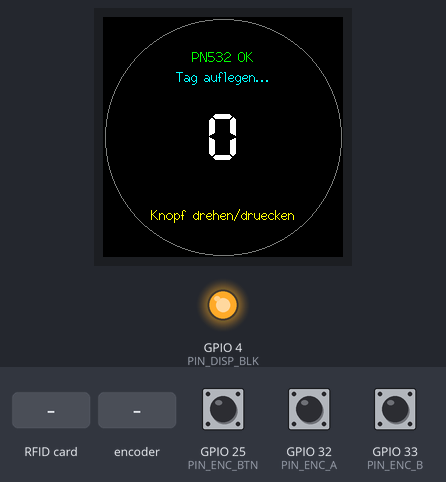
Bench run of a program on a simulated ESP32. Parts: 240×240 colour display, output pins drawn as LEDs (lit = HIGH). The test bench sets the inputs (shaded band); at power-on: GPIO 25 (PIN_ENC_BTN) HIGH, GPIO 32 (PIN_ENC_A) HIGH, GPIO 33 (PIN_ENC_B) HIGH. What the program prints to the serial monitor is not drawn.

Above: at 3.3 s.
3.4 s: GPIO 25 (PIN_ENC_BTN) pulled LOW for 0.15 s
At 3.59 s:
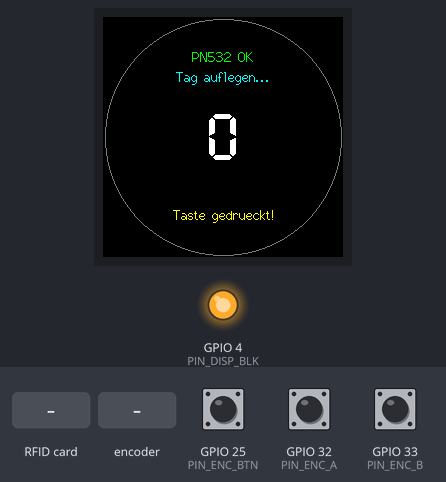
5.1 s: RFID card 5E 7A 19 C4 held to the reader
At 5.8 s:
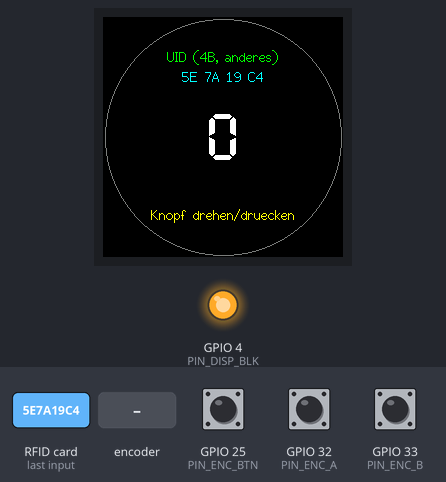
6.6 s: GPIO 25 (PIN_ENC_BTN) pulled LOW for 1 s
At 7.1 s:
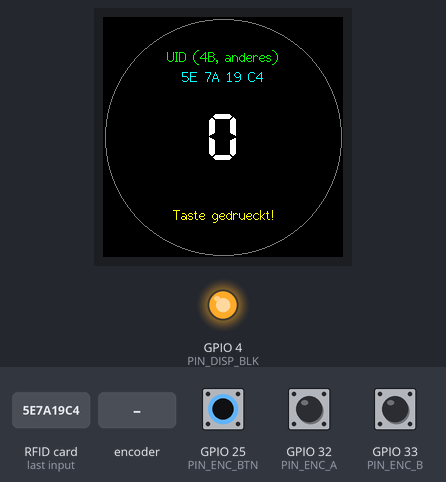
9.2 s: rotary encoder on GPIO 32 (PIN_ENC_A) / GPIO 33 (PIN_ENC_B) turned 3 steps (first pin leading)
At 10.7 s:
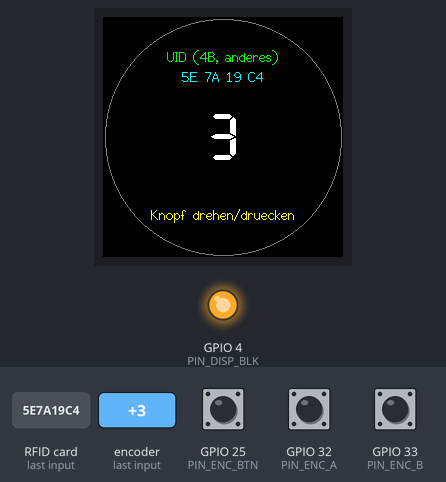
11.3 s: rotary encoder on GPIO 32 (PIN_ENC_A) / GPIO 33 (PIN_ENC_B) turned 1 step (first pin leading)
At 12.0 s:
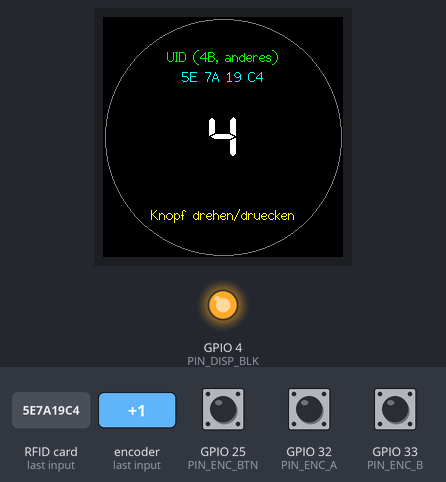
13.0 s: GPIO 25 (PIN_ENC_BTN) pulsed LOW 2 times (0.12 s each, 0.3 s apart)
At 13.5 s:
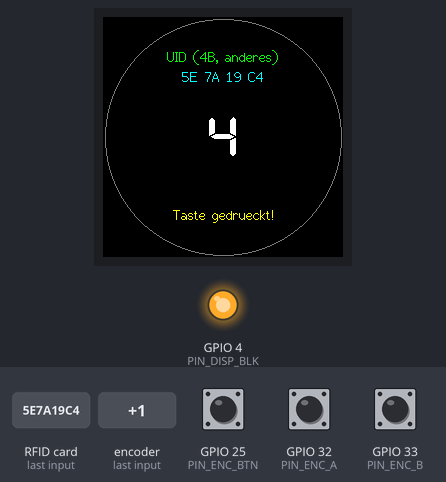
Timing chart, 0 to 16.0 s (numbered marks = the images above; inputs shaded):
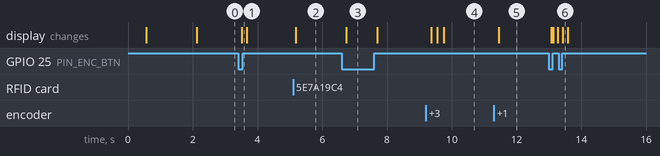

The program:

main.cpp
```cpp
/*
 * SpoolStation - Verkabelungs-Test (hwtest)
 * -----------------------------------------
 * Prueft die drei Hardware-Komponenten getrennt, ohne dass sie sich
 * gegenseitig blockieren:
 *   1. GC9A01 Rund-Display ueber VSPI (eigener Bus)
 *   2. PN532 NFC-Leser ueber HSPI (eigener Bus, eigene SPIClass)
 *   3. EC11 Drehencoder mit Taster (Quadratur per Interrupt, Taster entprellt)
 *
 * Pinbelegung exakt laut CLAUDE.md.
 *
 * Nicht-blockierend: Der NFC-Leser wird mit kurzem Timeout gepollt, der
 * Encoder laeuft komplett ueber Interrupts, das Display wird nur bei
 * tatsaechlicher Aenderung neu gezeichnet.
 */

#include <Arduino.h>
#include <SPI.h>
#include <LovyanGFX.hpp>
#include <Adafruit_PN532.h>

// ---------------------------------------------------------------------------
// Pins (CLAUDE.md)
// ---------------------------------------------------------------------------
// Display (VSPI)
static const int PIN_DISP_SCLK = 18;
static const int PIN_DISP_MOSI = 23;
static const int PIN_DISP_RST  = 17;
static const int PIN_DISP_DC   = 16;
static const int PIN_DISP_CS   = 5;
static const int PIN_DISP_BLK  = 4;   // HIGH = Hintergrundbeleuchtung an

// PN532 (HSPI, eigene SPIClass)
static const int PIN_NFC_SCK   = 14;
static const int PIN_NFC_MISO  = 27;
static const int PIN_NFC_MOSI  = 13;
static const int PIN_NFC_SS    = 26;

// Encoder EC11
static const int PIN_ENC_A     = 32;
static const int PIN_ENC_B     = 33;
static const int PIN_ENC_BTN   = 25;  // gedrueckt = LOW

// ---------------------------------------------------------------------------
// Display: LovyanGFX-Konfiguration fuer GC9A01 auf VSPI
// ---------------------------------------------------------------------------
class LGFX : public lgfx::LGFX_Device {
  lgfx::Panel_GC9A01 _panel;
  lgfx::Bus_SPI      _bus;

public:
  LGFX() {
    {
      auto cfg = _bus.config();
      cfg.spi_host    = SPI3_HOST;      // VSPI
      cfg.spi_mode    = 0;
      cfg.freq_write  = 40000000;
      cfg.freq_read   = 16000000;
      cfg.spi_3wire   = true;
      cfg.use_lock    = true;
      cfg.dma_channel = SPI_DMA_CH_AUTO;
      cfg.pin_sclk    = PIN_DISP_SCLK;
      cfg.pin_mosi    = PIN_DISP_MOSI;
      cfg.pin_miso    = -1;
      cfg.pin_dc      = PIN_DISP_DC;
      _bus.config(cfg);
      _panel.setBus(&_bus);
    }
    {
      auto cfg = _panel.config();
      cfg.pin_cs           = PIN_DISP_CS;
      cfg.pin_rst          = PIN_DISP_RST;
      cfg.pin_busy         = -1;
      cfg.panel_width      = 240;
      cfg.panel_height     = 240;
      cfg.offset_x         = 0;
      cfg.offset_y         = 0;
      cfg.offset_rotation  = 0;
      cfg.readable         = false;
      cfg.invert           = true;      // GC9A01 braucht i.d.R. Farbinvertierung
      cfg.rgb_order        = false;
      cfg.dlen_16bit       = false;
      cfg.bus_shared       = false;     // eigener Bus, nicht mit NFC geteilt
      _panel.config(cfg);
    }
    setPanel(&_panel);
  }
};

static LGFX tft;

// ---------------------------------------------------------------------------
// NFC: PN532 auf eigenem HSPI-Bus
// ---------------------------------------------------------------------------
static SPIClass        hspi(HSPI);
static Adafruit_PN532  nfc(PIN_NFC_SS, &hspi);
static bool            nfcOk = false;

// ---------------------------------------------------------------------------
// Encoder: Quadratur-Zustandsautomat per Interrupt
// ---------------------------------------------------------------------------
// Uebergangstabelle: Index = (alt<<2 | neu), Wert = +1 / -1 / 0
static const int8_t QUAD_TABLE[16] = {
   0, -1,  1,  0,
   1,  0,  0, -1,
  -1,  0,  0,  1,
   0,  1, -1,  0
};

volatile long  encCount   = 0;   // Rasterschritte (ein Schritt pro Raste)
volatile int   encSub     = 0;   // Zwischenstand (4 Teilschritte = 1 Raste)
volatile uint8_t encOldAB = 0;

void IRAM_ATTR encoderISR() {
  uint8_t ab = (digitalRead(PIN_ENC_A) << 1) | digitalRead(PIN_ENC_B);
  encOldAB = ((encOldAB << 2) | ab) & 0x0F;
  encSub += QUAD_TABLE[encOldAB];
  if (encSub >= 4) { encCount++; encSub = 0; }
  else if (encSub <= -4) { encCount--; encSub = 0; }
}

// ---------------------------------------------------------------------------
// Hilfsfunktionen Display
// ---------------------------------------------------------------------------
static void drawStartupRings() {
  tft.fillScreen(TFT_BLACK);
  const int cx = 120, cy = 120;
  // Drei farbige Ringe
  for (int i = 0; i < 8; i++) {
    tft.drawCircle(cx, cy, 118 - i, TFT_RED);
    tft.drawCircle(cx, cy,  88 - i, TFT_GREEN);
    tft.drawCircle(cx, cy,  58 - i, TFT_BLUE);
  }
  tft.setTextDatum(middle_center);
  tft.setTextColor(TFT_WHITE, TFT_BLACK);
  tft.setFont(&fonts::Font4);
  tft.drawString("Display OK", cx, cy);
}

// Vollstaendiger Neuaufbau des Hauptbildschirms (nur bei Aenderung aufgerufen)
static void drawMainScreen(const String &nfcLine1, const String &nfcLine2,
                           long counter, const String &btnLine) {
  tft.fillScreen(TFT_BLACK);
  const int cx = 120;

  // Rahmen-Ring als Orientierung
  tft.drawCircle(cx, 120, 118, TFT_DARKGREY);

  // NFC-Status oben
  tft.setTextDatum(top_center);
  tft.setFont(&fonts::Font2);
  tft.setTextColor(nfcOk ? TFT_GREEN : TFT_RED, TFT_BLACK);
  tft.drawString(nfcLine1, cx, 32);
  tft.setTextColor(TFT_CYAN, TFT_BLACK);
  tft.drawString(nfcLine2, cx, 52);

  // Grosser Zaehler in der Mitte
  tft.setTextDatum(middle_center);
  tft.setTextColor(TFT_WHITE, TFT_BLACK);
  tft.setFont(&fonts::Font7);
  tft.drawString(String(counter), cx, 120);

  // Taster-Hinweis unten
  tft.setTextDatum(bottom_center);
  tft.setFont(&fonts::Font2);
  tft.setTextColor(TFT_YELLOW, TFT_BLACK);
  tft.drawString(btnLine, cx, 206);
}

// ---------------------------------------------------------------------------
// Setup
// ---------------------------------------------------------------------------
void setup() {
  Serial.begin(115200);
  delay(300);
  Serial.println();
  Serial.println(F("=== SpoolStation hwtest ==="));

  // --- Display ---
  pinMode(PIN_DISP_BLK, OUTPUT);
  digitalWrite(PIN_DISP_BLK, HIGH);   // Beleuchtung an
  tft.init();
  tft.setRotation(0);
  drawStartupRings();
  Serial.println(F("[Display] initialisiert, Ringe + 'Display OK' gezeichnet."));

  // --- Encoder ---
  pinMode(PIN_ENC_A, INPUT_PULLUP);
  pinMode(PIN_ENC_B, INPUT_PULLUP);
  pinMode(PIN_ENC_BTN, INPUT_PULLUP);
  encOldAB = (digitalRead(PIN_ENC_A) << 1) | digitalRead(PIN_ENC_B);
  attachInterrupt(digitalPinToInterrupt(PIN_ENC_A), encoderISR, CHANGE);
  attachInterrupt(digitalPinToInterrupt(PIN_ENC_B), encoderISR, CHANGE);
  Serial.println(F("[Encoder] bereit (Interrupts auf A/B)."));

  // --- NFC (eigener HSPI-Bus) ---
  hspi.begin(PIN_NFC_SCK, PIN_NFC_MISO, PIN_NFC_MOSI, PIN_NFC_SS);
  nfc.begin();
  uint32_t ver = nfc.getFirmwareVersion();
  if (ver) {
    nfcOk = true;
    uint8_t chip = (ver >> 24) & 0xFF;
    uint8_t vHi  = (ver >> 16) & 0xFF;
    uint8_t vLo  = (ver >> 8)  & 0xFF;
    Serial.printf("[PN532] gefunden: Chip PN5%02X, Firmware %d.%d\n", chip, vHi, vLo);
    nfc.SAMConfig();          // Lesemodus
    nfc.setPassiveActivationRetries(0x01);
  } else {
    nfcOk = false;
    Serial.println(F("PN532 NICHT GEFUNDEN - DIP-Schalter und Kabel pruefen"));
  }

  // Startbild 1,5 s stehen lassen, dann Hauptbildschirm
  delay(1500);
  String s1 = nfcOk ? F("PN532 OK") : F("PN532 FEHLT");
  String s2 = nfcOk ? F("Tag auflegen...") : F("DIP/Kabel pruefen");
  drawMainScreen(s1, s2, encCount, F("Knopf drehen/druecken"));
}

// ---------------------------------------------------------------------------
// Loop (nicht-blockierend)
// ---------------------------------------------------------------------------
void loop() {
  static long   lastCounter   = 0;
  static String lastNfc1      = "";
  static String lastNfc2      = "";
  static String lastBtn       = "";
  static bool   needRedraw    = false;

  // beim ersten Durchlauf die Startwerte uebernehmen
  static bool   first = true;
  if (first) {
    first = false;
    lastCounter = encCount;
    lastNfc1 = nfcOk ? "PN532 OK" : "PN532 FEHLT";
    lastNfc2 = nfcOk ? "Tag auflegen..." : "DIP/Kabel pruefen";
    lastBtn  = "Knopf drehen/druecken";
  }

  // --- Encoder-Zaehler ---
  noInterrupts();
  long c = encCount;
  interrupts();
  if (c != lastCounter) {
    long diff = c - lastCounter;
    Serial.printf("[Encoder] %s%ld  -> Stand: %ld\n",
                  diff > 0 ? "+" : "", diff, c);
    lastCounter = c;
    needRedraw  = true;
  }

  // --- Taster entprellt ---
  static int  btnStable   = HIGH;
  static int  btnLastRead  = HIGH;
  static unsigned long btnChangedAt = 0;
  int reading = digitalRead(PIN_ENC_BTN);
  if (reading != btnLastRead) {
    btnChangedAt = millis();
    btnLastRead  = reading;
  }
  if ((millis() - btnChangedAt) > 30 && reading != btnStable) {
    btnStable = reading;
    if (btnStable == LOW) {              // frisch gedrueckt
      Serial.println(F("[Taster] Taste gedrueckt"));
      lastBtn    = "Taste gedrueckt!";
      needRedraw = true;
    } else {
      lastBtn    = "Knopf drehen/druecken";
      needRedraw = true;
    }
  }

  // --- NFC pollen (kurzer Timeout -> blockiert Display/Encoder nicht) ---
  static unsigned long lastPoll = 0;
  if (nfcOk && (millis() - lastPoll) > 150) {
    lastPoll = millis();
    uint8_t uid[7];
    uint8_t uidLen = 0;
    // 50 ms Timeout: kehrt schnell zurueck, wenn kein Tag da ist
    if (nfc.readPassiveTargetID(PN532_MIFARE_ISO14443A, uid, &uidLen, 50)) {
      String hexUid = "";
      for (uint8_t i = 0; i < uidLen; i++) {
        if (uid[i] < 0x10) hexUid += "0";
        hexUid += String(uid[i], HEX);
        if (i < uidLen - 1) hexUid += " ";
      }
      hexUid.toUpperCase();

      const char *typ = (uidLen == 7) ? "NTAG2xx" : "anderes";
      Serial.printf("[NFC] Tag: UID=%s  Laenge=%u  Typ=%s\n",
                    hexUid.c_str(), uidLen, typ);

      lastNfc1   = String("UID (") + uidLen + "B, " + typ + ")";
      lastNfc2   = hexUid;
      needRedraw = true;
    }
  }

  // --- Display nur bei Aenderung neu zeichnen ---
  if (needRedraw) {
    needRedraw = false;
    drawMainScreen(lastNfc1, lastNfc2, lastCounter, lastBtn);
  }

  delay(5);   // kleine Pause, haelt den Watchdog zufrieden
}
```

Measured:
- after the input at 3.4 s, the display: changes after 0.11 s (image 1)
- after the input at 5.1 s, the display: changes after 0.08 s (image 2)
- after the input at 6.6 s, the display: changes after 0.15 s (image 3)
- after the input at 9.2 s, the display: first changes after 0.17 s (image 4 shows a later state)
- after the input at 11.3 s, the display: changes after 0.15 s (image 5)
- after the input at 13.0 s, the display: first changes after 0.07 s (image 6 shows a later state)
